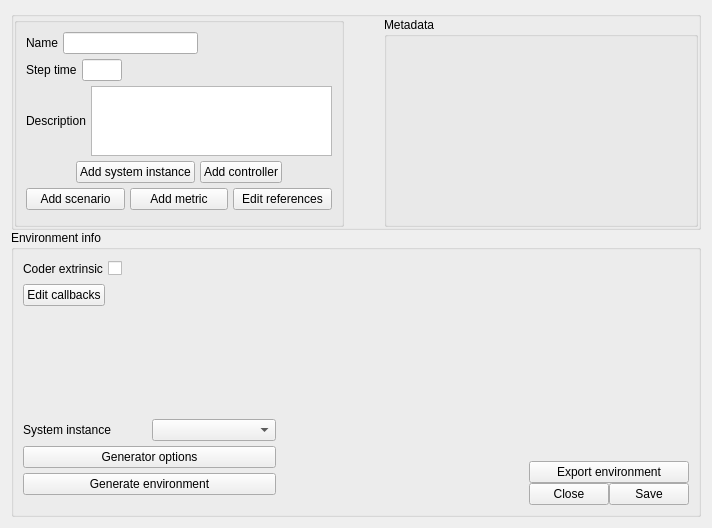
<?xml version="1.0" encoding="UTF-8"?>
<ui version="4.0">
 <class>Form</class>
 <widget class="QWidget" name="Form">
  <property name="geometry">
   <rect>
    <x>0</x>
    <y>0</y>
    <width>712</width>
    <height>528</height>
   </rect>
  </property>
  <property name="windowTitle">
   <string>Form</string>
  </property>
  <layout class="QVBoxLayout" name="verticalLayout_2">
   <item>
    <layout class="QVBoxLayout" name="verticalLayout" stretch="5,20">
     <property name="spacing">
      <number>0</number>
     </property>
     <item>
      <widget class="QGroupBox" name="groupBox">
       <property name="title">
        <string/>
       </property>
       <layout class="QHBoxLayout" name="horizontalLayout_3" stretch="0">
        <property name="spacing">
         <number>0</number>
        </property>
        <property name="leftMargin">
         <number>0</number>
        </property>
        <property name="topMargin">
         <number>0</number>
        </property>
        <property name="rightMargin">
         <number>0</number>
        </property>
        <property name="bottomMargin">
         <number>0</number>
        </property>
        <item>
         <layout class="QHBoxLayout" name="horizontalLayout_2" stretch="20,0,20">
          <property name="spacing">
           <number>0</number>
          </property>
          <item>
           <widget class="QGroupBox" name="groupBox_3">
            <property name="title">
             <string/>
            </property>
            <layout class="QHBoxLayout" name="horizontalLayout_4" stretch="50">
             <item>
              <layout class="QVBoxLayout" name="verticalLayout_3">
               <property name="spacing">
                <number>5</number>
               </property>
               <property name="leftMargin">
                <number>0</number>
               </property>
               <property name="rightMargin">
                <number>0</number>
               </property>
               <property name="bottomMargin">
                <number>5</number>
               </property>
               <item>
                <layout class="QHBoxLayout" name="horizontalLayout_5">
                 <item>
                  <widget class="QLabel" name="nameLabel">
                   <property name="text">
                    <string>Name</string>
                   </property>
                  </widget>
                 </item>
                 <item>
                  <widget class="QLineEdit" name="nameTxt">
                   <property name="maximumSize">
                    <size>
                     <width>150</width>
                     <height>16777215</height>
                    </size>
                   </property>
                  </widget>
                 </item>
                 <item>
                  <spacer name="horizontalSpacer_2">
                   <property name="orientation">
                    <enum>Qt::Horizontal</enum>
                   </property>
                   <property name="sizeHint" stdset="0">
                    <size>
                     <width>40</width>
                     <height>20</height>
                    </size>
                   </property>
                  </spacer>
                 </item>
                </layout>
               </item>
               <item>
                <layout class="QHBoxLayout" name="horizontalLayout_8">
                 <item>
                  <widget class="QLabel" name="label_7">
                   <property name="text">
                    <string>Step time</string>
                   </property>
                  </widget>
                 </item>
                 <item>
                  <widget class="QLineEdit" name="stepTimeTxt">
                   <property name="maximumSize">
                    <size>
                     <width>40</width>
                     <height>16777215</height>
                    </size>
                   </property>
                  </widget>
                 </item>
                 <item>
                  <spacer name="horizontalSpacer_11">
                   <property name="orientation">
                    <enum>Qt::Horizontal</enum>
                   </property>
                   <property name="sizeHint" stdset="0">
                    <size>
                     <width>40</width>
                     <height>20</height>
                    </size>
                   </property>
                  </spacer>
                 </item>
                </layout>
               </item>
               <item>
                <layout class="QHBoxLayout" name="horizontalLayout_7">
                 <item>
                  <widget class="QLabel" name="label_3">
                   <property name="text">
                    <string>Description</string>
                   </property>
                  </widget>
                 </item>
                 <item>
                  <widget class="QPlainTextEdit" name="descriptionTxt"/>
                 </item>
                </layout>
               </item>
               <item>
                <spacer name="verticalSpacer_4">
                 <property name="orientation">
                  <enum>Qt::Vertical</enum>
                 </property>
                 <property name="sizeHint" stdset="0">
                  <size>
                   <width>20</width>
                   <height>40</height>
                  </size>
                 </property>
                </spacer>
               </item>
               <item>
                <layout class="QHBoxLayout" name="horizontalLayout_17">
                 <property name="leftMargin">
                  <number>50</number>
                 </property>
                 <property name="topMargin">
                  <number>0</number>
                 </property>
                 <property name="rightMargin">
                  <number>50</number>
                 </property>
                 <item>
                  <widget class="QPushButton" name="addSystemInstanceBtn">
                   <property name="text">
                    <string>Add system instance</string>
                   </property>
                  </widget>
                 </item>
                 <item>
                  <widget class="QPushButton" name="addControllerBtn">
                   <property name="text">
                    <string>Add controller</string>
                   </property>
                  </widget>
                 </item>
                </layout>
               </item>
               <item>
                <layout class="QHBoxLayout" name="horizontalLayout_11">
                 <property name="topMargin">
                  <number>0</number>
                 </property>
                 <item>
                  <widget class="QPushButton" name="addScenarioBtn">
                   <property name="text">
                    <string>Add scenario</string>
                   </property>
                  </widget>
                 </item>
                 <item>
                  <widget class="QPushButton" name="addMetricBtn">
                   <property name="text">
                    <string>Add metric</string>
                   </property>
                  </widget>
                 </item>
                 <item>
                  <widget class="QPushButton" name="editReferencesBtn">
                   <property name="text">
                    <string>Edit references</string>
                   </property>
                  </widget>
                 </item>
                </layout>
               </item>
               <item>
                <spacer name="verticalSpacer_2">
                 <property name="orientation">
                  <enum>Qt::Vertical</enum>
                 </property>
                 <property name="sizeHint" stdset="0">
                  <size>
                   <width>20</width>
                   <height>40</height>
                  </size>
                 </property>
                </spacer>
               </item>
              </layout>
             </item>
            </layout>
           </widget>
          </item>
          <item>
           <spacer name="horizontalSpacer">
            <property name="orientation">
             <enum>Qt::Horizontal</enum>
            </property>
            <property name="sizeHint" stdset="0">
             <size>
              <width>40</width>
              <height>20</height>
             </size>
            </property>
           </spacer>
          </item>
          <item>
           <widget class="QGroupBox" name="metadataBox">
            <property name="title">
             <string>Metadata</string>
            </property>
            <layout class="QFormLayout" name="formLayout">
             <item row="0" column="0">
              <layout class="QFormLayout" name="metadataFormLayout"/>
             </item>
            </layout>
           </widget>
          </item>
         </layout>
        </item>
       </layout>
      </widget>
     </item>
     <item>
      <widget class="QGroupBox" name="groupBox_2">
       <property name="title">
        <string>Environment info</string>
       </property>
       <layout class="QHBoxLayout" name="horizontalLayout_9">
        <item>
         <layout class="QHBoxLayout" name="horizontalLayout_10" stretch="20,20,0">
          <property name="spacing">
           <number>0</number>
          </property>
          <property name="leftMargin">
           <number>0</number>
          </property>
          <item>
           <layout class="QVBoxLayout" name="verticalLayout_4">
            <property name="spacing">
             <number>5</number>
            </property>
            <property name="leftMargin">
             <number>0</number>
            </property>
            <property name="bottomMargin">
             <number>10</number>
            </property>
            <item>
             <layout class="QHBoxLayout" name="horizontalLayout_12">
              <item>
               <widget class="QLabel" name="label">
                <property name="text">
                 <string>Coder extrinsic</string>
                </property>
               </widget>
              </item>
              <item>
               <widget class="QCheckBox" name="coderExtrinsicCb">
                <property name="text">
                 <string/>
                </property>
               </widget>
              </item>
              <item>
               <spacer name="horizontalSpacer_5">
                <property name="orientation">
                 <enum>Qt::Horizontal</enum>
                </property>
                <property name="sizeHint" stdset="0">
                 <size>
                  <width>40</width>
                  <height>20</height>
                 </size>
                </property>
               </spacer>
              </item>
             </layout>
            </item>
            <item>
             <layout class="QHBoxLayout" name="horizontalLayout_16">
              <property name="topMargin">
               <number>0</number>
              </property>
              <item>
               <widget class="QPushButton" name="editCallbacksBtn">
                <property name="text">
                 <string>Edit callbacks</string>
                </property>
               </widget>
              </item>
              <item>
               <spacer name="horizontalSpacer_9">
                <property name="orientation">
                 <enum>Qt::Horizontal</enum>
                </property>
                <property name="sizeHint" stdset="0">
                 <size>
                  <width>40</width>
                  <height>20</height>
                 </size>
                </property>
               </spacer>
              </item>
             </layout>
            </item>
            <item>
             <spacer name="verticalSpacer">
              <property name="orientation">
               <enum>Qt::Vertical</enum>
              </property>
              <property name="sizeHint" stdset="0">
               <size>
                <width>20</width>
                <height>40</height>
               </size>
              </property>
             </spacer>
            </item>
            <item>
             <layout class="QHBoxLayout" name="horizontalLayout_6">
              <property name="topMargin">
               <number>0</number>
              </property>
              <item>
               <widget class="QLabel" name="label_2">
                <property name="text">
                 <string>System instance</string>
                </property>
               </widget>
              </item>
              <item>
               <widget class="QComboBox" name="systemInstanceCbox"/>
              </item>
             </layout>
            </item>
            <item>
             <widget class="QPushButton" name="generatorOptionsBtn">
              <property name="text">
               <string>Generator options</string>
              </property>
             </widget>
            </item>
            <item>
             <widget class="QPushButton" name="generateEnvironmentBtn">
              <property name="text">
               <string>Generate environment</string>
              </property>
             </widget>
            </item>
           </layout>
          </item>
          <item>
           <spacer name="horizontalSpacer_7">
            <property name="orientation">
             <enum>Qt::Horizontal</enum>
            </property>
            <property name="sizeType">
             <enum>QSizePolicy::MinimumExpanding</enum>
            </property>
            <property name="sizeHint" stdset="0">
             <size>
              <width>20</width>
              <height>20</height>
             </size>
            </property>
           </spacer>
          </item>
          <item>
           <layout class="QVBoxLayout" name="verticalLayout_5">
            <property name="leftMargin">
             <number>0</number>
            </property>
            <item>
             <spacer name="verticalSpacer_3">
              <property name="orientation">
               <enum>Qt::Vertical</enum>
              </property>
              <property name="sizeHint" stdset="0">
               <size>
                <width>20</width>
                <height>40</height>
               </size>
              </property>
             </spacer>
            </item>
            <item>
             <layout class="QHBoxLayout" name="horizontalLayout_19">
              <property name="topMargin">
               <number>0</number>
              </property>
              <item>
               <widget class="QPushButton" name="exportBtn">
                <property name="text">
                 <string>Export environment</string>
                </property>
               </widget>
              </item>
             </layout>
            </item>
            <item>
             <layout class="QHBoxLayout" name="horizontalLayout_18">
              <property name="topMargin">
               <number>0</number>
              </property>
              <item>
               <widget class="QPushButton" name="closeBtn">
                <property name="text">
                 <string>Close</string>
                </property>
               </widget>
              </item>
              <item>
               <widget class="QPushButton" name="saveBtn">
                <property name="text">
                 <string>Save</string>
                </property>
               </widget>
              </item>
             </layout>
            </item>
           </layout>
          </item>
         </layout>
        </item>
       </layout>
      </widget>
     </item>
    </layout>
   </item>
   <item>
    <layout class="QHBoxLayout" name="horizontalLayout"/>
   </item>
  </layout>
 </widget>
 <resources/>
 <connections/>
</ui>
